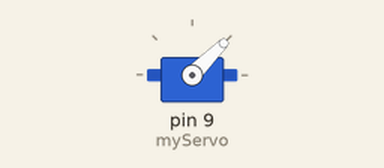
This sketch was run on a simulated Arduino Uno, built with avr-gcc and run on an emulated ATmega328P. Shown: servo. What the sketch prints to the serial monitor is not drawn.

Above: at 0.2 s.
Timing chart, 0 to 1.7 s (numbered marks = the images above):
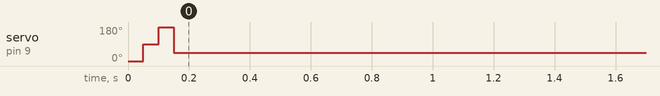

The sketch:

sketch.ino
```cpp
#include <Arduino.h>
#include <Servo.h>

Servo myServo;

void setup() {
  Serial.begin(115200);
  myServo.attach(9);
  myServo.write(0);
  delay(50);
  Serial.println("ANGLE:0");

  myServo.write(90);
  delay(50);
  Serial.println("ANGLE:90");

  myServo.write(180);
  delay(50);
  Serial.println("ANGLE:180");

  myServo.write(45);
  delay(50);
  Serial.println("ANGLE:45");
}

void loop() {
  delay(1000);
}
```
